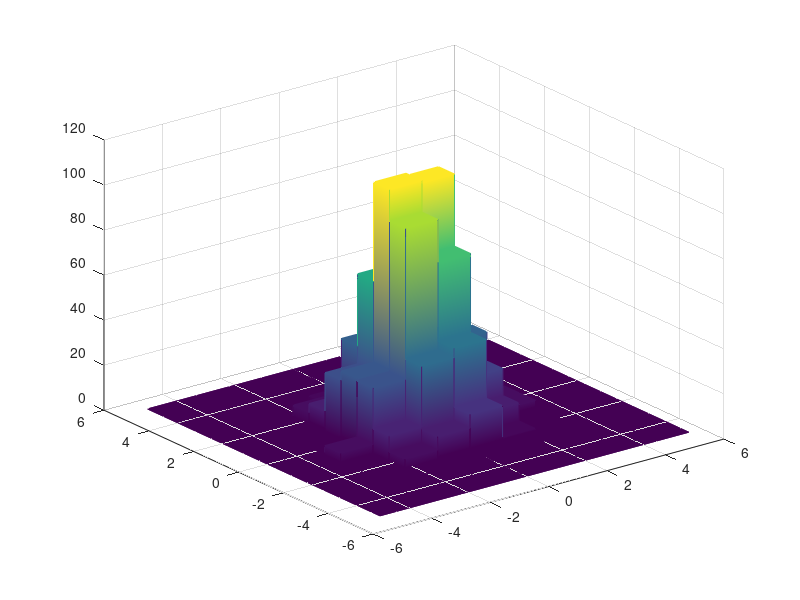

Recreate this plot in MATLAB. (Note: this script raises an error after producing the figure.)
% 3-D histogram (use "hist3" & "pcolor")

clear all
close all
clc

x = randn(1000,2);

figure(1); clf;
center_x = linspace(-5,5,10);
center_y = linspace(-5,5,15);
center = {center_x, center_y}; % create a cellarray
hist3(x, center);
set(gcf, 'renderer', 'opengl');
set(get(gca,'child'), 'FaceColor', 'interp', 'CDataMode', 'auto');
colormap hot
colormap(flipud(colormap));

hold on;
n = hist3(x, center);
h = pcolor(center_x,center_y,n');
set(h, 'zdata', ones(size(n')) * -max(n(:))); % shift the map to a more negative z-location, so it is not blocked by the histogram
title('Seamount:Data Point Density Histogram and Intensity Map');
grid on
view(3);